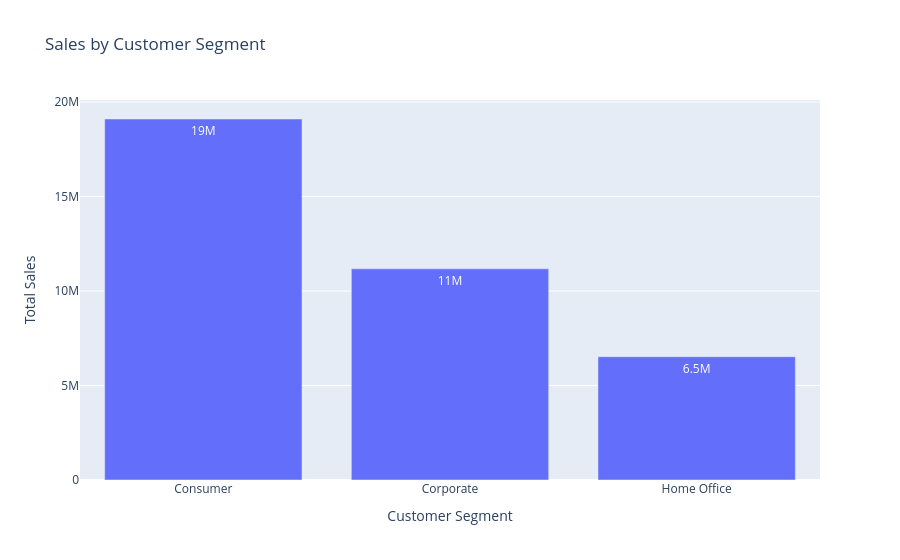

This figure's notebook cell:
### Code cell
fig = px.bar(
    segment_sales,
    x="Customer Segment",
    y="Sales",
    text_auto=".2s",
    title="Sales by Customer Segment"
)

fig.update_layout(
    xaxis_title="Customer Segment",
    yaxis_title="Total Sales"
)

fig.show()

### Figure 1 — Plotly figure (JSON) as saved in the notebook; plotly's stock layout.template omitted (floating-point values rounded to 4 significant figures)
{"data": [{"hovertemplate": "Customer Segment=%{x}<br>Sales=%{y}<extra></extra>", "legendgroup": "", "marker": {"color": "#636efa", "pattern": {"shape": ""}}, "name": "", "orientation": "v", "showlegend": false, "textposition": "auto", "texttemplate": "%{y:.2s}", "type": "bar", "x": ["Consumer", "Corporate", "Home Office"], "xaxis": "x", "y": [19100000.0, 11170000.0, 6521000.0], "yaxis": "y"}], "layout": {"barmode": "relative", "legend": {"tracegroupgap": 0}, "title": {"text": "Sales by Customer Segment"}, "xaxis": {"anchor": "y", "domain": [0, 1], "title": {"text": "Customer Segment"}}, "yaxis": {"anchor": "x", "domain": [0, 1], "title": {"text": "Total Sales"}}}}
